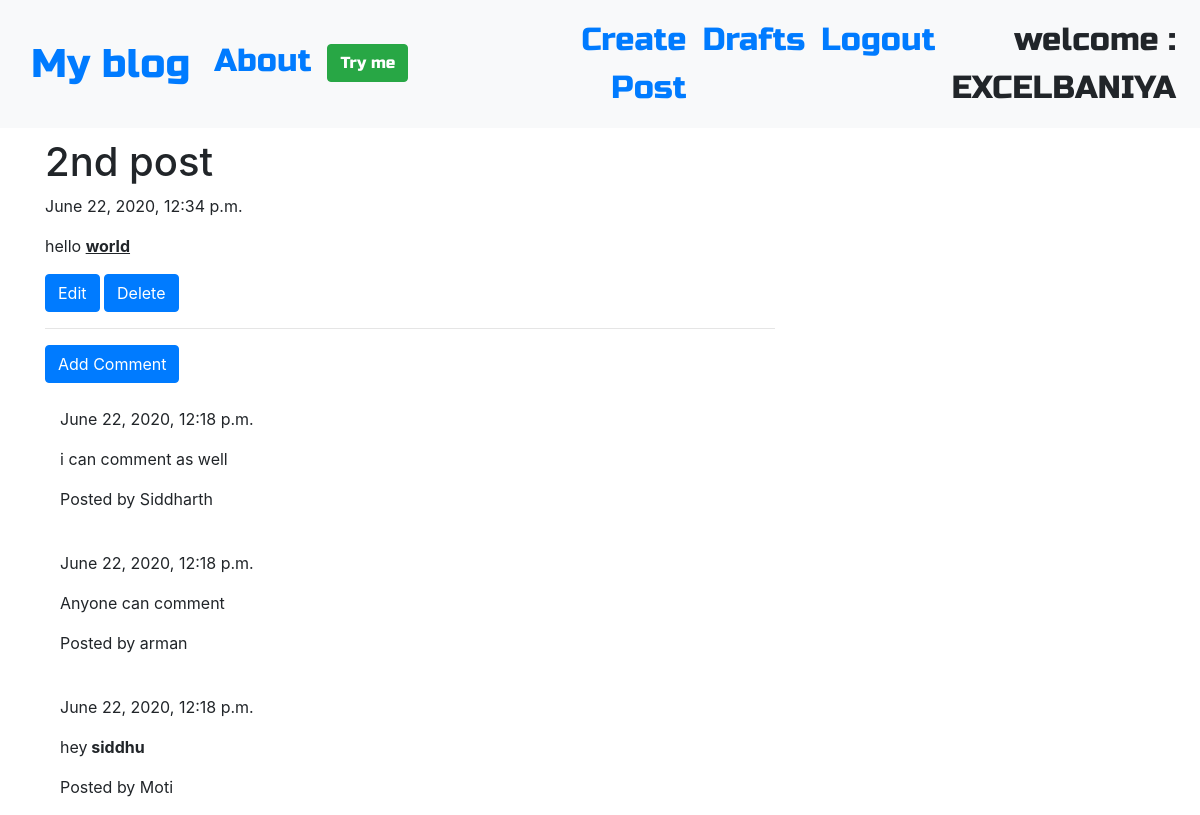
/post/21/detail/ (signed in), run on the app's committed database.
### blog/models.py (models this page shows, shortened)
class Post(models.Model):
    author = models.ForeignKey('auth.User',on_delete=models.CASCADE)
    title = models.CharField(max_length=200)
    text = models.TextField()
    created_date = models.DateTimeField(default=timezone.now)
    published_date = models.DateTimeField(blank=True,null=True)

class Comment(models.Model):
    post = models.ForeignKey('blog.Post',related_name='comments',on_delete=models.CASCADE)
    author = models.CharField(max_length=200)
    text = models.TextField()
    created_date=models.DateTimeField(default=timezone.now())
    approved_comment=models.BooleanField(default=False)

### blog/views.py (the view)
# urls.py: re_path(r'^post/(?P<pk>\d+)/detail/$',views.PostDetailView.as_view(),name='post_detail'),
class PostDetailView(DetailView):
    model = Post

### blog/templates/blog/post_detail.html (shortened to what this page needs)
{% extends 'blog/base.html' %}
{% block content %}
<h1 class='posttitle loader'>{{ post.title }}</h1>
{% if post.published_date %}
<div class="datepost">
  {{ post.published_date }}
</div>
{% else %}
<a class='btn btn-default' href="{% url 'post_publish' pk=post.pk %}">Publish</a>
{% endif %}
<p class="postcontent">{{ post.text|safe|linebreaksbr }}</p>
{% if user.is_authenticated %}
<a class="btn btn-primary" href="{% url 'post_update' pk=post.pk %}">Edit</a>
<a class="btn btn-primary" href="{% url 'post_delete' pk=post.pk %}">Delete</a>
{% endif %}
<hr>
<a class='btn btn-primary btn-content' href="{% url 'add_comment_to_post' pk=post.pk %}">Add Comment</a>
<div class="container">
  {% for comment in post.comments.all %}
  <br>
  {% if user.is_authenticated or comment.approved_comment %}
  {{ comment.created_date }}
  <p>{{ comment.text|safe|linebreaks }}</p>
  <p>Posted by {{ comment.author }}</p>
  {% endif %}
  {% empty %}
  <p>No comment</p>
  {% endfor %}
</div>
{% endblock %}

### blog/templates/blog/base.html (shortened to what this page needs)
<!DOCTYPE html>
{% load static %}
<html lang="en" dir="ltr">
  <head>
    <link rel="stylesheet" href="https://maxcdn.bootstrapcdn.com/bootstrap/4.5.0/css/bootstrap.min.css">
    <link rel="stylesheet" href="//cdn.jsdelivr.net/npm/medium-editor@latest/dist/css/medium-editor.min.css" type="text/css" media="screen" charset="utf-8">
    <link rel="stylesheet" href="{% static 'css/blog.css' %}">
  </head>
  <body class="loader">
    <nav class="navbar navbar-expand-sm bg-light techfont">
      <div class='container'>
       <ul class="navbar-nav">
         <li class="nav-item">
           <a class="navbar-brand bigbrand" href="{% url 'post_list' %}">My blog</a>
         </li>
         <li class="nav-item">
           <a class="nav-link" href="{% url 'about' %}">About</a>
         </li>
         <li class="nav-item">
           <a class="nav-link" href="{% url 'tryme' %}"><input type="submit" class="btn btn-success" name="" value="Try me"></a>
         </li>
       </ul>
      </div>
      <ul class="navbar-nav editnav">
        {% if user.is_authenticated %}
        <li class="nav-item">
          <a class="nav-link" href="{% url 'post_create'%}">Create Post</a>
        </li>
        <li class="nav-item">
          <a class="nav-link" href="{% url 'post_draft_list'%}">Drafts</a>
        </li>
        <li class="nav-item">
          <a class="nav-link" href="{% url 'logout'%}">Logout</a>
        </li>
        <li class="nav-item">
          <a class='nav-link'>welcome : {{user.username}}</a>
        </li>
        {% else %}
        <li class="nav-item">
          <a class="nav-link" href="{% url 'login' %}">Login</a>
        </li>
        {% endif %}
      </ul>
    </nav>
    <div class="content container">
      <div class="row">
        <div class="col-md-8">
          <div class="blog_posts">
            {% block content %}{% endblock %}
          </div>
        </div>
      </div>
    </div>
  </body>
</html>

### blog/static/css/blog.css (style rules this page uses)
.techfont { font-family: 'Russo One', sans-serif; font-size: 2rem; margin-bottom: 10px; }
.bigbrand { font-size: 2.5rem; }
.editnav { text-align: right; font-size: 2rem; }
.loader { filter:hue-rotate(0deg); color:linear-gradient(45deg,#0f8,#08f); animation:hue 10000ms infinite linear; }

### data on the page
Post: title "2nd post", published_date "June 22, 2020, 12:34 p.m.", text "hello world"
Comment: created_date "June 22, 2020, 12:18 p.m.", text "i can comment as well", author "Siddharth"
Comment: created_date "June 22, 2020, 12:18 p.m.", text "Anyone can comment", author "arman"
Comment: created_date "June 22, 2020, 12:18 p.m.", text "hey siddhu", author "Moti"

### other printed values
{{ user.username }} "EXCELBANIYA"
